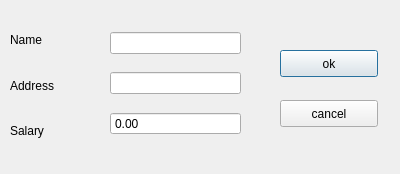
<?xml version="1.0" encoding="UTF-8"?>
<ui version="4.0">
 <class>newEmployeedialog</class>
 <widget class="QDialog" name="newEmployeedialog">
  <property name="geometry">
   <rect>
    <x>0</x>
    <y>0</y>
    <width>400</width>
    <height>174</height>
   </rect>
  </property>
  <property name="windowTitle">
   <string>Dialog</string>
  </property>
  <widget class="QPushButton" name="ok">
   <property name="geometry">
    <rect>
     <x>280</x>
     <y>50</y>
     <width>98</width>
     <height>27</height>
    </rect>
   </property>
   <property name="text">
    <string>ok</string>
   </property>
  </widget>
  <widget class="QPushButton" name="cancel">
   <property name="geometry">
    <rect>
     <x>280</x>
     <y>100</y>
     <width>98</width>
     <height>27</height>
    </rect>
   </property>
   <property name="text">
    <string>cancel</string>
   </property>
  </widget>
  <widget class="QWidget" name="layoutWidget">
   <property name="geometry">
    <rect>
     <x>10</x>
     <y>20</y>
     <width>85</width>
     <height>131</height>
    </rect>
   </property>
   <layout class="QVBoxLayout" name="verticalLayout">
    <item>
     <widget class="QLabel" name="EmployeeName">
      <property name="text">
       <string>Name</string>
      </property>
     </widget>
    </item>
    <item>
     <widget class="QLabel" name="EmployeeAddress">
      <property name="text">
       <string>Address</string>
      </property>
     </widget>
    </item>
    <item>
     <widget class="QLabel" name="EmployeeSalary">
      <property name="text">
       <string>Salary</string>
      </property>
     </widget>
    </item>
   </layout>
  </widget>
  <widget class="QWidget" name="layoutWidget">
   <property name="geometry">
    <rect>
     <x>110</x>
     <y>20</y>
     <width>131</width>
     <height>128</height>
    </rect>
   </property>
   <layout class="QVBoxLayout" name="verticalLayout_2">
    <item>
     <widget class="QLineEdit" name="name"/>
    </item>
    <item>
     <widget class="QLineEdit" name="address"/>
    </item>
    <item>
     <widget class="QDoubleSpinBox" name="salary">
      <property name="frame">
       <bool>true</bool>
      </property>
      <property name="buttonSymbols">
       <enum>QAbstractSpinBox::NoButtons</enum>
      </property>
      <property name="maximum">
       <double>200000000.000000000000000</double>
      </property>
     </widget>
    </item>
   </layout>
  </widget>
 </widget>
 <resources/>
 <connections/>
</ui>
